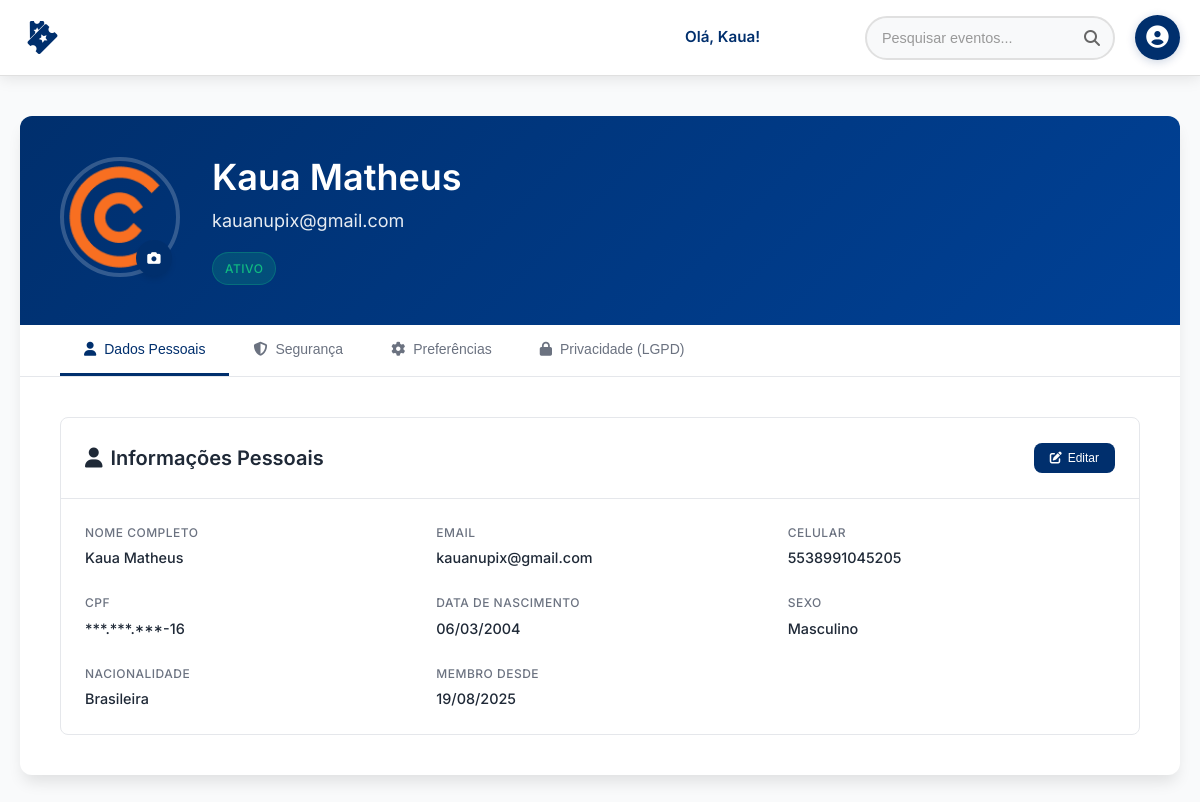
The page /perfil.php (signed in) on the database its author committed.
### tables this page shows
CREATE TABLE `clientes` (
  `id` int(11) NOT NULL COMMENT 'ID único do cliente',
  `nome` varchar(100) NOT NULL COMMENT 'Primeiro nome do cliente',
  `sobrenome` varchar(100) NOT NULL DEFAULT '' COMMENT 'Sobrenome/último nome do cliente',
  `email` varchar(100) NOT NULL COMMENT 'Email principal do cliente',
  `cpf` varchar(14) DEFAULT NULL COMMENT 'CPF do cliente (apenas números)',
  `celular` varchar(20) NOT NULL COMMENT 'Número de celular com DDD',
  `data_nascimento` date DEFAULT NULL COMMENT 'Data de nascimento do cliente',
  `sexo` enum('masculino','feminino','outro') DEFAULT NULL COMMENT 'Sexo/gênero do cliente',
  `nacionalidade` enum('brasileira','estrangeira') DEFAULT 'brasileira' COMMENT 'Nacionalidade do cliente',
  `senha` varchar(255) NOT NULL COMMENT 'Hash da senha do cliente',
  `foto` varchar(255) DEFAULT NULL COMMENT 'Caminho para foto de perfil',
  `tipo_usuario` enum('admin','cliente','promotor','visitante') DEFAULT 'cliente' COMMENT 'Tipo de usuário no sistema',
  `promotor_id` int(11) NOT NULL DEFAULT 0 COMMENT 'ID do promotor responsável (0 = sem promotor)',
  `whatsapp_optin` tinyint(1) NOT NULL DEFAULT 0 COMMENT 'Aceita receber WhatsApp',
  `sms_optin` tinyint(1) NOT NULL DEFAULT 0 COMMENT 'Aceita receber SMS',
  `newsletter_optin` tinyint(1) NOT NULL DEFAULT 0 COMMENT 'Aceita receber newsletter',
  `created_at` timestamp NULL DEFAULT current_timestamp(),
  `updated_at` timestamp NULL DEFAULT current_timestamp() ON UPDATE current_timestamp(),
  `status` enum('ativo','inativo','suspenso') DEFAULT 'ativo' COMMENT 'Status da conta do cliente',
  `email_verificado` tinyint(1) DEFAULT 0 COMMENT 'Email foi verificado',
  `telefone_verificado` tinyint(1) DEFAULT 0 COMMENT 'Celular foi verificado',
  `token_red` varchar(64) DEFAULT NULL,
  `token_validade` datetime DEFAULT NULL
);

### perfil.php (the view, shortened to what this page needs)
<?php
$servername = "p:srv406.hstgr.io";
$username   = "u383946504_ticketsync";
$password   = "Aaku_2004@";
$dbname     = "u383946504_ticketsync";
$conn = new mysqli($servername, $username, $password, $dbname);
$userid = $_SESSION['userid'] ?? $_SESSION['adminid'];
$table = isset($_SESSION['userid']) ? 'clientes' : 'administradores';
$stmt = $conn->prepare("SELECT * FROM $table WHERE id = ?");
$stmt->bind_param("i", $userid);
$stmt->execute();
$user = $stmt->get_result()->fetch_assoc();
?>
<!DOCTYPE html>
<html lang="pt-br">
<head>
  <link rel="stylesheet" href="https://cdnjs.cloudflare.com/ajax/libs/font-awesome/6.2.1/css/all.min.css">
  <link rel="stylesheet" href="assets/css/index.css">
  <link rel="stylesheet" href="assets/css/perfil.css">
</head>
<body>
  <header class="modern-header">
    <div class="modern-header-container">
      <div class="header-logo">
        <a href="index.php">
          <img src="uploads/ticketsyhnklogo.png" alt="Ticket Sync Logo">
        </a>
      </div>
      <div class="header-greeting">
        <span>Olá, <?php echo htmlspecialchars($user['nome']); ?>!</span>
      </div>
      <div class="header-search">
        <div class="search-container">
          <input type="text" id="headerSearchInput" placeholder="Pesquisar eventos...">
        </div>
      </div>
      <div class="header-profile">
        <div class="profile-dropdown">
          <button class="profile-btn" id="profileBtn">
            <i class="fas fa-user-circle"></i>
          </button>
        </div>
      </div>
    </div>
  </header>
  <div class="ts-profile-wrapper">
    <div class="ts-profile-container">
      <div class="ts-profile-header">
        <div class="ts-profile-avatar">
          <?php if (!empty($user['foto'])): ?>
            <img src="<?php echo htmlspecialchars($user['foto']); ?>" alt="Foto de Perfil" class="ts-avatar-img">
          <?php else: ?>
            <div class="ts-avatar-placeholder">
              <i class="fas fa-user"></i>
            </div>
          <?php endif; ?>
          <button class="ts-avatar-edit" onclick="openModal('photoModal')">
            <i class="fas fa-camera"></i>
          </button>
        </div>
        <div class="ts-profile-info">
          <h1 class="ts-profile-name"><?php echo htmlspecialchars($user['nome'] . ' ' . ($user['sobrenome'] ?? '')); ?></h1>
          <p class="ts-profile-email"><?php echo htmlspecialchars($user['email']); ?></p>
          <div class="ts-profile-badges">
            <span class="ts-badge ts-badge-<?php echo $user['status'] ?? 'ativo'; ?>">
              <?php echo ucfirst($user['status'] ?? 'ativo'); ?>
            </span>
          </div>
        </div>
      </div>
      <div class="ts-tabs">
        <button class="ts-tab-btn active" onclick="openTab(event, 'personalData')">
          <i class="fas fa-user"></i> Dados Pessoais
        </button>
        <button class="ts-tab-btn" onclick="openTab(event, 'security')">
          <i class="fas fa-shield-alt"></i> Segurança
        </button>
        <button class="ts-tab-btn" onclick="openTab(event, 'preferences')">
          <i class="fas fa-cog"></i> Preferências
        </button>
        <button class="ts-tab-btn" onclick="openTab(event, 'privacy')">
          <i class="fas fa-lock"></i> Privacidade (LGPD)
        </button>
      </div>
      <div id="personalData" class="ts-tab-content active">
        <div class="ts-card">
          <div class="ts-card-header">
            <h3><i class="fas fa-user"></i> Informações Pessoais</h3>
            <button class="ts-btn-edit" onclick="openModal('profileModal')">
              <i class="fas fa-edit"></i> Editar
            </button>
          </div>
          <div class="ts-info-grid">
            <div class="ts-info-item">
              <label>Nome Completo</label>
              <span><?php echo htmlspecialchars($user['nome'] . ' ' . ($user['sobrenome'] ?? '')); ?></span>
            </div>
            <div class="ts-info-item">
              <label>Email</label>
              <span><?php echo htmlspecialchars($user['email']); ?></span>
            </div>
            <div class="ts-info-item">
              <label>Celular</label>
              <span><?php echo htmlspecialchars($user['celular'] ?? $user['telefone'] ?? 'Não informado'); ?></span>
            </div>
            <div class="ts-info-item">
              <label>CPF</label>
              <span><?php echo !empty($user['cpf']) ? '***.***.***-' . substr($user['cpf'], -2) : 'Não informado'; ?></span>
            </div>
            <div class="ts-info-item">
              <label>Data de Nascimento</label>
              <span><?php echo !empty($user['data_nascimento']) ? date('d/m/Y', strtotime($user['data_nascimento'])) : 'Não informado'; ?></span>
            </div>
            <div class="ts-info-item">
              <label>Sexo</label>
              <span><?php echo ucfirst($user['sexo'] ?? 'Não informado'); ?></span>
            </div>
            <div class="ts-info-item">
              <label>Nacionalidade</label>
              <span><?php echo ucfirst($user['nacionalidade'] ?? 'brasileira'); ?></span>
            </div>
            <div class="ts-info-item">
              <label>Membro desde</label>
              <span><?php echo !empty($user['created_at']) ? date('d/m/Y', strtotime($user['created_at'])) : 'Data não disponível'; ?></span>
            </div>
          </div>
        </div>
      </div>
    </div>
  </div>
</body>
</html>

### assets/css/index.css (style rules this page uses)
:root { --primary-color: #002F6D; --secondary-color: #0075eb; --accent-color: #7209b7; --success-color: #4caf50; --warning-color: #ff9800; --error-color: #f44336; --background-color: #f8f9fa; --text-color: #343a40; --light-text: #6c757d; --card-shadow: 0 8px 20px rgba(0, 0, 0, 0.08); --hover-shadow: 0 12px 24px rgba(0, 0, 0, 0.12); --border-radius: 10px; --transition: all 0.3s ease; --white: #ffffff; }
* { margin: 0; padding: 0; box-sizing: border-box; }
body { font-family: 'Poppins', sans-serif; background-color: var(--background-color); color: var(--text-color); line-height: 1.6; overflow-x: hidden; }
.modern-header { background: white; box-shadow: 0 2px 15px rgba(0, 0, 0, 0.1); position: sticky; top: 0; z-index: 1000; width: 100%; border-bottom: 1px solid #e0e0e0; }
.modern-header-container { max-width: 1200px; margin: 0 auto; padding: 15px 20px; display: grid; grid-template-columns: auto 1fr auto auto; align-items: center; gap: 20px; }
.header-logo { display: flex; align-items: center; }
.header-logo a { display: flex; align-items: center; text-decoration: none; transition: transform 0.3s ease; }
.header-logo img { max-height: 45px; width: auto; }
.header-greeting { display: flex; align-items: center; justify-self: start; }
.header-greeting span { color: var(--primary-color); font-weight: 600; font-size: 0.95rem; white-space: nowrap; padding-left: 600px; }
.header-search { justify-self: center; width: 100%; max-width: 400px; }
.search-container { position: relative; width: 100%; }
.search-container input { width: 100%; padding: 12px 45px 12px 15px; border: 2px solid #e0e0e0; border-radius: 25px; font-size: 0.9rem; transition: all 0.3s ease; background: #f8f9fa; }
.search-container input::placeholder { color: #999; }
.header-profile { justify-self: end; }
.profile-dropdown { position: relative; }
.profile-btn { background: var(--primary-color); color: white; border: none; border-radius: 50%; width: 45px; height: 45px; cursor: pointer; display: flex; align-items: center; justify-content: center; transition: all 0.3s ease; box-shadow: 0 2px 10px rgba(0, 47, 109, 0.2); }
.profile-btn i { font-size: 1.4rem; }

### rows shown on the page
clientes: nome "Kaua", foto (picture), nome+sobrenome "Kaua Matheus", email "kauanupix@gmail.com", status "ATIVO", celular "5538991045205", cpf "16", data_nascimento "06/03/2004", sexo "Masculino", nacionalidade "Brasileira", created_at "19/08/2025"
